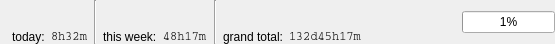
<ui version="4.0" >
 <class>StatusBarWidget</class>
 <widget class="QWidget" name="StatusBarWidget" >
  <property name="geometry" >
   <rect>
    <x>0</x>
    <y>0</y>
    <width>555</width>
    <height>44</height>
   </rect>
  </property>
  <layout class="QHBoxLayout" >
   <property name="spacing" >
    <number>6</number>
   </property>
   <property name="leftMargin" >
    <number>12</number>
   </property>
   <property name="topMargin" >
    <number>0</number>
   </property>
   <property name="rightMargin" >
    <number>0</number>
   </property>
   <property name="bottomMargin" >
    <number>0</number>
   </property>
   <item>
    <widget class="QLabel" name="label" >
     <property name="text" >
      <string>today:</string>
     </property>
     <property name="alignment" >
      <set>Qt::AlignBottom|Qt::AlignLeading|Qt::AlignLeft</set>
     </property>
    </widget>
   </item>
   <item>
    <widget class="QLabel" name="today" >
     <property name="font" >
      <font>
       <family>Courier</family>
      </font>
     </property>
     <property name="text" >
      <string>8h32m</string>
     </property>
     <property name="alignment" >
      <set>Qt::AlignBottom|Qt::AlignLeading|Qt::AlignLeft</set>
     </property>
    </widget>
   </item>
   <item>
    <widget class="Line" name="line" >
     <property name="orientation" >
      <enum>Qt::Vertical</enum>
     </property>
    </widget>
   </item>
   <item>
    <widget class="QLabel" name="label_3" >
     <property name="text" >
      <string>this week:</string>
     </property>
     <property name="alignment" >
      <set>Qt::AlignBottom|Qt::AlignLeading|Qt::AlignLeft</set>
     </property>
    </widget>
   </item>
   <item>
    <widget class="QLabel" name="week" >
     <property name="font" >
      <font>
       <family>Courier</family>
      </font>
     </property>
     <property name="text" >
      <string>48h17m</string>
     </property>
     <property name="alignment" >
      <set>Qt::AlignBottom|Qt::AlignLeading|Qt::AlignLeft</set>
     </property>
    </widget>
   </item>
   <item>
    <widget class="Line" name="line_2" >
     <property name="orientation" >
      <enum>Qt::Vertical</enum>
     </property>
    </widget>
   </item>
   <item>
    <widget class="QLabel" name="label_5" >
     <property name="text" >
      <string>grand total:</string>
     </property>
     <property name="alignment" >
      <set>Qt::AlignBottom|Qt::AlignLeading|Qt::AlignLeft</set>
     </property>
    </widget>
   </item>
   <item>
    <widget class="QLabel" name="total" >
     <property name="font" >
      <font>
       <family>Courier</family>
      </font>
     </property>
     <property name="text" >
      <string>132d45h17m</string>
     </property>
     <property name="alignment" >
      <set>Qt::AlignBottom|Qt::AlignLeading|Qt::AlignLeft</set>
     </property>
    </widget>
   </item>
   <item>
    <spacer>
     <property name="orientation" >
      <enum>Qt::Horizontal</enum>
     </property>
     <property name="sizeHint" >
      <size>
       <width>16</width>
       <height>20</height>
      </size>
     </property>
    </spacer>
   </item>
   <item>
    <widget class="QProgressBar" name="progressBar" >
     <property name="value" >
      <number>1</number>
     </property>
    </widget>
   </item>
  </layout>
 </widget>
 <resources/>
 <connections/>
</ui>
